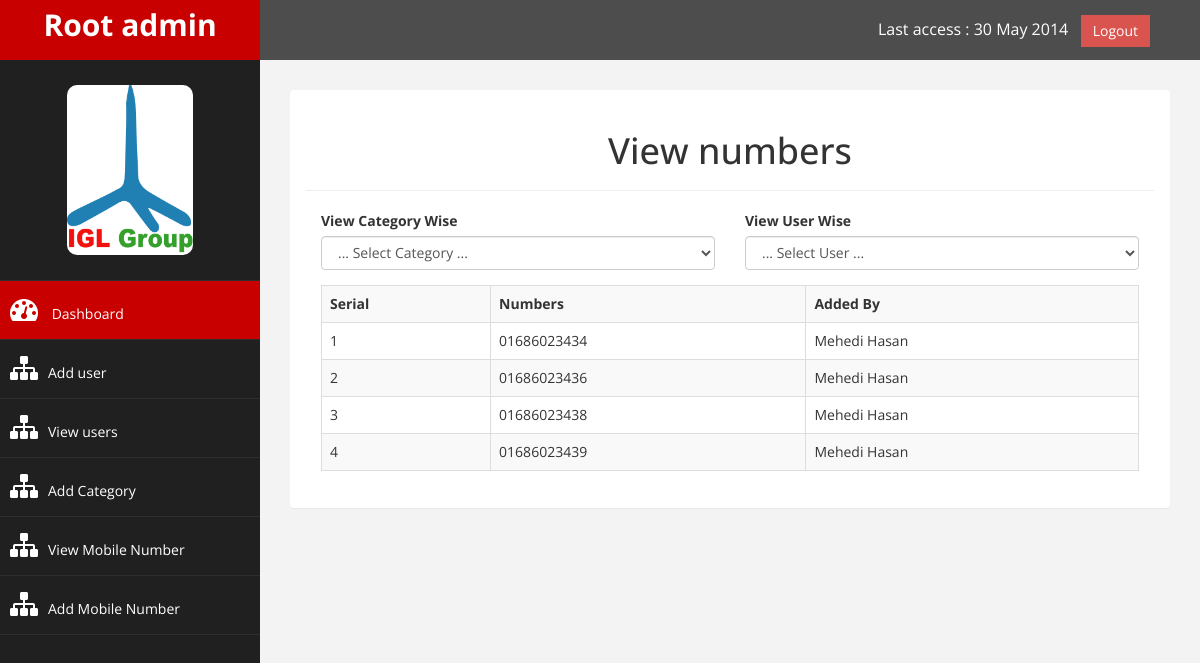
The page /view_numbers.php?category=2 (signed in) on the database its author committed.
### tables this page shows
CREATE TABLE `numbers` (
  `id` int(11) NOT NULL,
  `number` varchar(255) NOT NULL,
  `category_id` int(11) NOT NULL,
  `added_by` int(11) NOT NULL,
  `created_at` datetime NOT NULL,
  `updated_at` datetime NOT NULL
);

CREATE TABLE `users` (
  `id` int(11) NOT NULL,
  `user_name` varchar(255) NOT NULL,
  `mobile` varchar(255) NOT NULL,
  `name` varchar(255) NOT NULL,
  `password` varchar(255) NOT NULL,
  `group_id` int(11) NOT NULL,
  `created_at` datetime NOT NULL,
  `updated_at` datetime NOT NULL,
  `deleted_at` datetime NOT NULL
);

### classes/DB.php (called while the page is built, shortened)
<?php
class DB
{
    private static $_instance = null;
    private $_pdo,
            $_query,
            $_error = false,
            $_results,
            $_count = 0;
    private function __construct()
    {
        try{
            $this->_pdo = new PDO('mysql:host=' . Config::get('mysql/host') . ';dbname=' .Config::get('mysql/db'), Config::get('mysql/username'), Config::get('mysql/password'));
        }catch (PDOException $e){
            die($e->getMessage());
        }
    }
    public static function getInstance(){
        if (!isset(self::$_instance)){
            self::$_instance = new DB();
        }
        return self::$_instance;
    }
    public function query($sql, $parms = array()){
        $this->_error = false;
        if($this->_query = $this->_pdo->prepare($sql)){
            $x = 1;
            if (count($parms)){
                foreach ($parms as $parm){
                    $this->_query->bindValue($x, $parm);
                    $x++;
                }
            }
            if ($this->_query->execute()){
                $this->_results = $this->_query->fetchAll(PDO::FETCH_OBJ);
                $this->_count = $this->_query->rowCount();
            }else {
                $this->_error = true;
            }
        }
        return $this;
    }
    public function action($action, $table, $where = array())
    {
        if (count($where) === 3) {
            $opetators = array('=', '>', '<', '>=', '<=');
            $field     = $where[0];
            $operator  = $where[1];
            $value     = $where[2];
            if (in_array($operator, $opetators)) {
                $sql = "{$action} FROM {$table} WHERE {$field} {$operator} ?";
                if (!$this->query($sql, array($value))->error()) {
                    return $this;
                }
            }
        }
        return false;
    }
    public function getJoin_2_TableData($tableToJoin, $tableWithJoin, $where, $joinValue1 = null, $joinValue2 = null)
    {
        $tableToJoin_s = $tableToJoin.'s';
        $tableWithJoin_s = $tableWithJoin.'s';
        $joinValue1 = $joinValue1 ? $tableToJoin_s.'.'.$joinValue1 : $tableToJoin_s.'.'.$tableWithJoin.'_id';
        $joinValue2 = $joinValue2 ? $tableWithJoin_s.'.'.$joinValue2 : $tableWithJoin_s.'.'.'id';
        $sql = "SELECT * FROM {$tableToJoin_s} JOIN {$tableWithJoin_s} ON {$joinValue1} = {$joinValue2} WHERE $where";
        if (!$this->query($sql)->error()) {
            return $this;
        }
        return $sql;
    }
    public function get($table, $where)
    {
        return $this->action('SELECT *', $table, $where);
    }
    public function results()
    {
        return $this->_results;
    }
    public function error()
    {
        return $this->_error;
    }
    public function count()
    {
        return $this->_count;
    }
}

### classes/Config.php (called while the page is built)
<?php
class Config
{
    public static function get($path = null)
    {
        if ($path){
            $config = $GLOBALS['config'];
            $path = explode('/', $path);
            foreach ($path as $bit){
                if (isset($config[$bit])){
                    $config = $config[$bit];
                }
            }
            if (!is_array($config)) {
                return $config;
            }
        }
        return false;
    }
}

### view_numbers.php (the view, shortened to what this page needs)
<?php
$db = DB::getInstance();
if (isset($_REQUEST['category'])){
    $category_id = $_REQUEST['category'];
    $mobile_data = $db->getJoin_2_TableData('number', 'user',  'numbers.category_id = '.$category_id, 'added_by');
    if ($mobile_data->count()){
        $numbers_category_wise = $mobile_data->results();
    }
}
require_once "includes/home/header.php";
?>
<body>
<div id="wrapper">
    <?php require_once "includes/home/nav_top.php"?>
    <?php require_once "includes/home/nav_side.php"?>
    <div id="page-wrapper" >
        <div class="panel col-sm-12" style="margin-top: 15px; margin-bottom: 15px;">
            <div class="page-header">
                <h1 class="text-center text-temp">View numbers</h1>
            </div>
            <div class="col-sm-6">
                <div class="form-group">
                    <label for="class">View Category Wise</label>
                    <select name="class" id="class" class="form-control" onchange="location = this.value;">
                        <option value="null">... Select Category ...</option>
                    </select>
                </div>
            </div>
            <div class="col-sm-6">
                <div class="form-group">
                    <label for="class">View User Wise</label>
                    <select name="class" id="class" class="form-control" onchange="location = this.value;">
                        <option value="null">... Select User ...</option>
                    </select>
                </div>
            </div>
            <div class="panel-body">
                <table style="border: 1px" class="table table-bordered table-responsive table-hover table-striped">
                    <tr>
                        <th>Serial</th>
                        <th>Numbers</th>
                        <th><?php echo isset($numbers_category_wise) ? 'Added By' : 'Category' ?></th>
                    </tr>
                    <?php if (isset($numbers_category_wise)){
                        $serial = 1;
                        foreach ($numbers_category_wise as $number){
                        ?>
                            <tr>
                                <td><?php echo $serial;?></td>
                                <td><?php echo $number->number;?></td>
                                <td><?php echo $number->name;?></td>
                            </tr>
                    <?php $serial++; }} ?>
                </table>
                <span class="col-sm-2 col-sm-offset-10"></span>
            </div>
        </div>
    </div>
</div>
<?php require_once "includes/home/footer.php"?>

### assets/home/css/custom.css (style rules this page uses)
body { font-family: 'Open Sans', sans-serif; }
#wrapper { width: 100%; background:#202020; }
#page-wrapper { padding: 15px 15px; min-height: 600px; background:#F3F3F3; }
.text-center { text-align:center; }
@media (min-width:768px) { #page-wrapper { margin: 0 0 0 260px; padding: 15px 30px; min-height: 1200px; } }

### rows shown on the page
numbers: number "01686023434", users.name "Mehedi Hasan"
numbers: number "01686023436", users.name "Mehedi Hasan"
numbers: number "01686023438", users.name "Mehedi Hasan"
numbers: number "01686023439", users.name "Mehedi Hasan"
